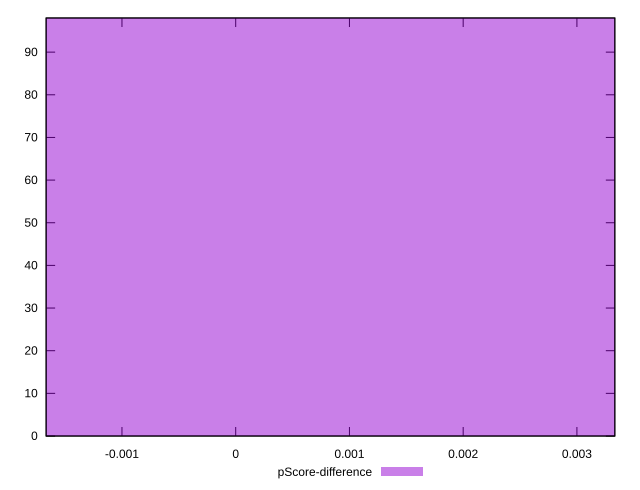

The script that saved this image:
reset

$pScoreDifference <<EOF
0 98
EOF

set key outside below
set boxwidth 0.1
set xrange [-0.0016666666666667052:0.0033333333333332993]
set yrange [0:98]
set trange [0:98]
set style fill transparent solid 0.5 noborder
set terminal svg size 640, 490 enhanced background rgb 'white'
set output "report/report_00029_2021-02-24T13-36-40.390Z/unused-css-rules/samples/card/pScore-difference/histogram.svg"

plot $pScoreDifference title "pScore-difference" with boxes

reset
